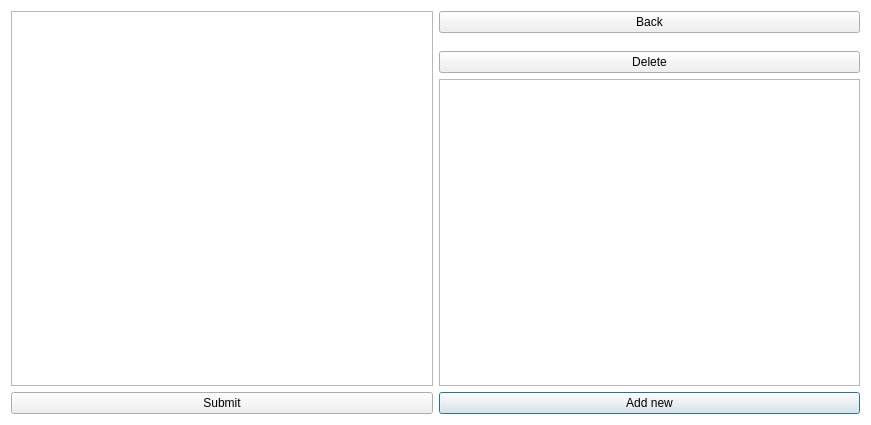
<?xml version="1.0" encoding="UTF-8"?>
<ui version="4.0">
 <class>Mana_Info</class>
 <widget class="QDialog" name="Mana_Info">
  <property name="geometry">
   <rect>
    <x>0</x>
    <y>0</y>
    <width>871</width>
    <height>425</height>
   </rect>
  </property>
  <property name="windowTitle">
   <string>Dialog</string>
  </property>
  <property name="styleSheet">
   <string notr="true">#Mana_Info{ 
	background-color: rgb(255, 255, 255);
} 
#Mana_Info * { 
border-image:url(); 
}</string>
  </property>
  <layout class="QGridLayout" name="gridLayout">
   <item row="8" column="2">
    <widget class="QPushButton" name="pushButton">
     <property name="text">
      <string>Add new</string>
     </property>
    </widget>
   </item>
   <item row="8" column="0">
    <widget class="QPushButton" name="SubBtn">
     <property name="text">
      <string>Submit</string>
     </property>
    </widget>
   </item>
   <item row="4" column="2">
    <widget class="QListWidget" name="InfoList"/>
   </item>
   <item row="3" column="2">
    <widget class="QPushButton" name="DelBtn">
     <property name="text">
      <string>Delete</string>
     </property>
    </widget>
   </item>
   <item row="0" column="2">
    <widget class="QPushButton" name="ExitBtn">
     <property name="text">
      <string>Back</string>
     </property>
    </widget>
   </item>
   <item row="0" column="0" rowspan="5">
    <widget class="QTableWidget" name="InfoTab"/>
   </item>
  </layout>
 </widget>
 <resources/>
 <connections/>
</ui>
